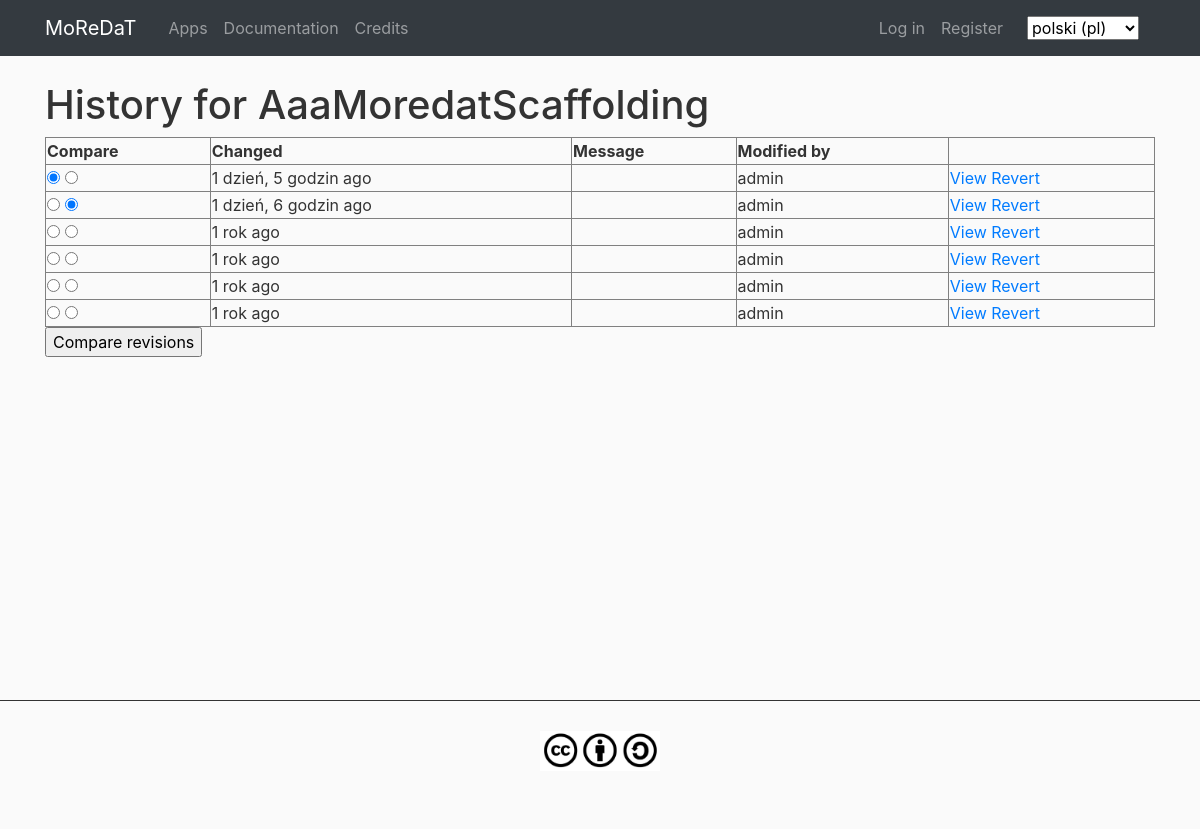
The app's page /pl/documentation/AaaMoredatScaffolding/history/ with its own data.
### documentation/models.py (models this page shows, shortened)
class WikiPage(models.Model):
    slug = models.CharField(_('slug'), max_length=255)
    title = models.CharField(_('title'), max_length=510)
    created = models.DateTimeField(_('created'), auto_now_add=True)
    modified = models.DateTimeField(_('modified'), auto_now=True)
    class Meta:
        verbose_name = _("Wiki page")
        verbose_name_plural = _("Wiki pages")
        ordering = ['slug']

class Revision(models.Model):
    page = models.ForeignKey(
        WikiPage, related_name='revisions', on_delete=models.CASCADE
    )
    content = models.TextField(_('content'))
    message = models.TextField(_('change message'), blank=True)
    creator = models.ForeignKey(
        settings.AUTH_USER_MODEL,
        blank=True,
        null=True,
        related_name='documentation_revisions',
        on_delete=models.CASCADE,
    )
    creator_ip = models.GenericIPAddressField(_('creator ip'))
    created = models.DateTimeField(_('created'), auto_now_add=True)
    modified = models.DateTimeField(_('modified'), auto_now=True)
    class Meta:
        verbose_name = _("Revision")
        verbose_name_plural = _("Revisions")
        ordering = ['-modified']
        get_latest_by = 'modified'

### documentation/views.py (the view)
def revisions(
    request, slug, template_name='documentation/revisions.html', extra_context=None
):
    queryset = WikiPage.objects.all()
    page = get_object_or_404(queryset, slug=slug)
    template_context = {'page': page}
    template_context.update(extra_context or {})
    return render(request, template_name, template_context)

### main/templatetags/main_custom_tags.py (called while the page is built)
@register.filter
def custom_redir_lang(url_fullpath):
	ls_urls = url_fullpath.split('/')
	del ls_urls[1]
	return '/'.join(ls_urls)

### documentation/templates/documentation/revisions.html (shortened to what this page needs)
{% extends "main/main-base.html" %}
{% load i18n %}
{% block content %}
<div class="col-lg-12 col-md-12">
	<h1>{% blocktrans with page.slug as slug %}History for {{ slug }}{% endblocktrans %}</h1>
	{% include "documentation/revision_table.html" %}
</div>
{% endblock %}

### documentation/templates/documentation/revision_table.html
{% load i18n %}
<form method="GET" action="{% url 'documentation_changes' slug=page.slug %}">
<table class="history" border="1">
<tr>
	<th>{% trans "Compare" %}</th>
	<th>{% trans "Changed" %}</th>
	<th>{% trans "Message" %}</th>
	<th>{% trans "Modified by" %}</th>
	<th>&nbsp;</th>
</tr>
{% for rev in page.revisions.all %}
<tr>
	<td class="compare">
		<input type="radio" name="a" value="{{ rev.pk }}"
			{% if rev_a %}
				{% ifequal rev_a.pk rev.pk %}checked{% endifequal %}
			{% else %}
				{% ifequal forloop.counter 1 %}checked{% endifequal %}
			{% endif %}
		/>
		<input type="radio" name="b" value="{{ rev.pk }}"
			{% if rev_b %}
				{% ifequal rev_b.pk rev.pk %}checked{% endifequal %}
			{% else %}
				{% ifequal page.revisions.all|length 1 %}
					checked
				{% else %}
					{% ifequal forloop.counter 2 %}checked{% endifequal %}
				{% endifequal %}
			{% endif %}
		/>
	</td>
	<td class="modifed">{{ rev.modified|timesince }} ago</td>
	<td class="message">{{ rev.message }}</td>
	<td class="creator">{{ rev.creator.username }}</td>
	<td class="options">
		<a href="{% url 'documentation_page' slug=page.slug rev_id=rev.pk %}">{% trans "View" %}</a>
		<a href="{% url 'documentation_edit' slug=page.slug rev_id=rev.pk %}">{% trans "Revert" %}</a>
	</td>
</tr>
{% endfor %}
</table>
<p><input type="submit" value="{% trans "Compare revisions" %}"/></p>
</form>

### static/main/main.css (style rules this page uses)
body { height: 100%; background: #fafafa; color: #333333; margin-top: 5rem; margin-left: 0; margin-right: 0; }

### static/documentation/documentation.css (style rules this page uses)
.history { width: 100%; }

### records on screen
Revision: modified "1 dzień, 5 godzin", creator.username "admin"
Revision: modified "1 dzień, 6 godzin", creator.username "admin"
Revision: modified "1 rok", creator.username "admin"
Revision: modified "1 rok", creator.username "admin"
Revision: modified "1 rok", creator.username "admin"
Revision: modified "1 rok", creator.username "admin"

### other values on screen
form field language "polski (pl)"
